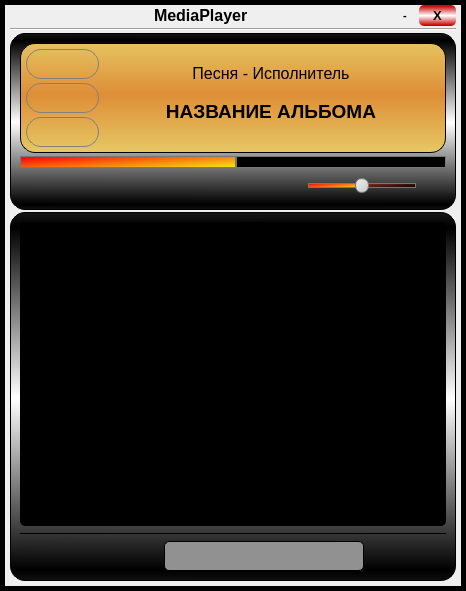
<?xml version="1.0" encoding="UTF-8"?>
<ui version="4.0">
 <class>MainWindow</class>
 <widget class="QMainWindow" name="MainWindow">
  <property name="geometry">
   <rect>
    <x>0</x>
    <y>0</y>
    <width>466</width>
    <height>591</height>
   </rect>
  </property>
  <property name="windowTitle">
   <string>MainWindow</string>
  </property>
  <property name="styleSheet">
   <string notr="true">QScrollBar:vertical { 
                   background: black; 
                    border-radius: 4px; 
                    margin: 0px;}
QScrollBar::handle:vertical { 
                    background-color: rgb(222, 142, 55); 
                    border-radius: 4px; 
                    min-height: 20px; 
                    margin: 0px 2px 0px 2px;}
QScrollBar::add-line:vertical { 
                    background: black; 
                    height: 0px; 
                    border-radius: 4px; 
                    subcontrol-position: right; 
                    subcontrol-origin: margin;}
QScrollBar::sub-line:vertical { 
                    background: black;
                    height: 0px; 
                    border-radius: 4px; 
                    subcontrol-position: left; 
                    subcontrol-origin: margin;}
QScrollBar::add-page:vertical { 
                    background: black; 
                    height: 0px; 
                    border-radius: 4px; 
                    subcontrol-position: left; 
                    subcontrol-origin: margin;}
QScrollBar::sub-page:vertical { 
                    background: black; 
                    height: 0px; 
                    border-radius: 4px; 
                    subcontrol-position: left; 
                    subcontrol-origin: margin;}</string>
  </property>
  <widget class="QWidget" name="centralwidget">
   <layout class="QGridLayout" name="gridLayout">
    <property name="leftMargin">
     <number>0</number>
    </property>
    <property name="topMargin">
     <number>0</number>
    </property>
    <property name="rightMargin">
     <number>0</number>
    </property>
    <property name="bottomMargin">
     <number>0</number>
    </property>
    <property name="spacing">
     <number>0</number>
    </property>
    <item row="0" column="0">
     <widget class="QFrame" name="frame">
      <property name="styleSheet">
       <string notr="true"/>
      </property>
      <property name="frameShape">
       <enum>QFrame::Box</enum>
      </property>
      <property name="frameShadow">
       <enum>QFrame::Plain</enum>
      </property>
      <property name="lineWidth">
       <number>5</number>
      </property>
      <layout class="QGridLayout" name="gridLayout_2">
       <property name="leftMargin">
        <number>5</number>
       </property>
       <property name="topMargin">
        <number>0</number>
       </property>
       <property name="rightMargin">
        <number>5</number>
       </property>
       <property name="bottomMargin">
        <number>5</number>
       </property>
       <property name="spacing">
        <number>0</number>
       </property>
       <item row="0" column="0">
        <layout class="QVBoxLayout" name="verticalLayout_4">
         <property name="spacing">
          <number>2</number>
         </property>
         <item>
          <layout class="QHBoxLayout" name="horizontalLayout_6">
           <property name="spacing">
            <number>0</number>
           </property>
           <property name="sizeConstraint">
            <enum>QLayout::SetMinimumSize</enum>
           </property>
           <item>
            <spacer name="horizontalSpacer_15">
             <property name="orientation">
              <enum>Qt::Horizontal</enum>
             </property>
             <property name="sizeType">
              <enum>QSizePolicy::Expanding</enum>
             </property>
             <property name="sizeHint" stdset="0">
              <size>
               <width>10</width>
               <height>20</height>
              </size>
             </property>
            </spacer>
           </item>
           <item>
            <widget class="QLabel" name="label">
             <property name="sizePolicy">
              <sizepolicy hsizetype="Fixed" vsizetype="Fixed">
               <horstretch>0</horstretch>
               <verstretch>0</verstretch>
              </sizepolicy>
             </property>
             <property name="font">
              <font>
               <pointsize>12</pointsize>
               <weight>75</weight>
               <bold>true</bold>
              </font>
             </property>
             <property name="styleSheet">
              <string notr="true"/>
             </property>
             <property name="frameShape">
              <enum>QFrame::NoFrame</enum>
             </property>
             <property name="lineWidth">
              <number>0</number>
             </property>
             <property name="midLineWidth">
              <number>0</number>
             </property>
             <property name="text">
              <string>MediaPlayer</string>
             </property>
             <property name="alignment">
              <set>Qt::AlignBottom|Qt::AlignLeading|Qt::AlignLeft</set>
             </property>
            </widget>
           </item>
           <item>
            <spacer name="horizontalSpacer_3">
             <property name="orientation">
              <enum>Qt::Horizontal</enum>
             </property>
             <property name="sizeHint" stdset="0">
              <size>
               <width>40</width>
               <height>20</height>
              </size>
             </property>
            </spacer>
           </item>
           <item>
            <widget class="QPushButton" name="pushButton_2">
             <property name="sizePolicy">
              <sizepolicy hsizetype="Fixed" vsizetype="Fixed">
               <horstretch>0</horstretch>
               <verstretch>0</verstretch>
              </sizepolicy>
             </property>
             <property name="font">
              <font>
               <pointsize>8</pointsize>
               <weight>75</weight>
               <bold>true</bold>
              </font>
             </property>
             <property name="styleSheet">
              <string notr="true">QPushButton{
	border-radius: 5px;
	padding: 3px;
	background-color: none;
}

QPushButton:hover{
	border-radius: 5px;
	border: 1px solid gray;
}

QPushButton:pressed{
	border-radius: 5px;
	border: 1px solid black;
}</string>
             </property>
             <property name="text">
              <string>   -   </string>
             </property>
            </widget>
           </item>
           <item>
            <widget class="QPushButton" name="pushButton">
             <property name="sizePolicy">
              <sizepolicy hsizetype="Fixed" vsizetype="Fixed">
               <horstretch>0</horstretch>
               <verstretch>0</verstretch>
              </sizepolicy>
             </property>
             <property name="font">
              <font>
               <pointsize>10</pointsize>
               <weight>75</weight>
               <bold>true</bold>
              </font>
             </property>
             <property name="styleSheet">
              <string notr="true">QPushButton{
	border-radius: 5px;
	padding: 3px;
	background-color: qlineargradient(spread:reflect, x1:0.528, y1:0.971591, x2:0.528955, y2:0.506, stop:0 rgba(200, 0, 0, 255), stop:1 rgba(255, 255, 255, 255));
}

QPushButton:hover{
	border-radius: 5px;
	border: 1px solid gray;
}

QPushButton:pressed{
	border-radius: 5px;
	border: 1px solid black;
}</string>
             </property>
             <property name="text">
              <string>   X   </string>
             </property>
            </widget>
           </item>
          </layout>
         </item>
         <item>
          <widget class="Line" name="line">
           <property name="frameShadow">
            <enum>QFrame::Sunken</enum>
           </property>
           <property name="lineWidth">
            <number>1</number>
           </property>
           <property name="orientation">
            <enum>Qt::Horizontal</enum>
           </property>
          </widget>
         </item>
         <item>
          <widget class="QFrame" name="framePlayer">
           <property name="sizePolicy">
            <sizepolicy hsizetype="Preferred" vsizetype="Preferred">
             <horstretch>0</horstretch>
             <verstretch>0</verstretch>
            </sizepolicy>
           </property>
           <property name="styleSheet">
            <string notr="true">QFrame{
background-color: qlineargradient(spread:reflect, x1:0.528, y1:0.971591, x2:0.528955, y2:0.506, stop:0 rgba(0, 0, 0, 255), stop:1 rgba(255, 255, 255, 255));
border-radius: 15px;
border: 1px solid black;
}
</string>
           </property>
           <property name="frameShape">
            <enum>QFrame::StyledPanel</enum>
           </property>
           <property name="frameShadow">
            <enum>QFrame::Raised</enum>
           </property>
           <layout class="QVBoxLayout" name="verticalLayout_3">
            <property name="spacing">
             <number>2</number>
            </property>
            <property name="leftMargin">
             <number>9</number>
            </property>
            <property name="topMargin">
             <number>9</number>
            </property>
            <item>
             <widget class="QFrame" name="frameTitle">
              <property name="styleSheet">
               <string notr="true">QFrame{
background-color: qlineargradient(spread:reflect, x1:0.54, y1:0.471591, x2:0.54, y2:1, stop:0 rgba(222, 142, 55, 255), stop:1 rgba(230, 200, 100, 255));
border-radius: 15px;
border: 1px solid black;
}
</string>
              </property>
              <property name="frameShape">
               <enum>QFrame::StyledPanel</enum>
              </property>
              <property name="frameShadow">
               <enum>QFrame::Raised</enum>
              </property>
              <layout class="QHBoxLayout" name="horizontalLayout_3">
               <property name="spacing">
                <number>3</number>
               </property>
               <property name="leftMargin">
                <number>5</number>
               </property>
               <property name="topMargin">
                <number>5</number>
               </property>
               <property name="rightMargin">
                <number>5</number>
               </property>
               <property name="bottomMargin">
                <number>5</number>
               </property>
               <item>
                <layout class="QHBoxLayout" name="horizontalLayout_2" stretch="0,1">
                 <property name="sizeConstraint">
                  <enum>QLayout::SetFixedSize</enum>
                 </property>
                 <item>
                  <layout class="QVBoxLayout" name="verticalLayout">
                   <property name="spacing">
                    <number>4</number>
                   </property>
                   <property name="sizeConstraint">
                    <enum>QLayout::SetFixedSize</enum>
                   </property>
                   <item>
                    <widget class="QPushButton" name="bRadioState">
                     <property name="minimumSize">
                      <size>
                       <width>73</width>
                       <height>30</height>
                      </size>
                     </property>
                     <property name="maximumSize">
                      <size>
                       <width>73</width>
                       <height>16777215</height>
                      </size>
                     </property>
                     <property name="styleSheet">
                      <string notr="true">QPushButton{
	border-radius: 15px;
	border: 1px solid gray;	
	image: url(:/img/Images/radio_notactive.png);
}
QPushButton:hover{
	border-radius: 15px;
	border: 1px solid black;
	image: url(:/img/Images/radio_notactive.png);
}
QPushButton:checked{
	border-radius: 15px;
	border: 1px solid gray;
	image: url(:/img/Images/radio_active.png);
}</string>
                     </property>
                     <property name="text">
                      <string/>
                     </property>
                     <property name="checkable">
                      <bool>true</bool>
                     </property>
                     <property name="checked">
                      <bool>true</bool>
                     </property>
                     <attribute name="buttonGroup">
                      <string notr="true">buttonGroup</string>
                     </attribute>
                    </widget>
                   </item>
                   <item>
                    <widget class="QPushButton" name="bAudioState">
                     <property name="minimumSize">
                      <size>
                       <width>73</width>
                       <height>30</height>
                      </size>
                     </property>
                     <property name="maximumSize">
                      <size>
                       <width>73</width>
                       <height>16777215</height>
                      </size>
                     </property>
                     <property name="styleSheet">
                      <string notr="true">QPushButton{
	border-radius: 15px;
	border: 1px solid gray;	
	image: url(:/img/Images/audio_notactive.png);
}
QPushButton:hover{
	border-radius: 15px;
	border: 1px solid black;
	image: url(:/img/Images/audio_notactive.png);
}
QPushButton:checked{
	border-radius: 15px;
	border: 1px solid gray;
	image: url(:/img/Images/audio_active.png);
}</string>
                     </property>
                     <property name="text">
                      <string/>
                     </property>
                     <property name="checkable">
                      <bool>true</bool>
                     </property>
                     <attribute name="buttonGroup">
                      <string notr="true">buttonGroup</string>
                     </attribute>
                    </widget>
                   </item>
                   <item>
                    <widget class="QPushButton" name="bVideoState">
                     <property name="minimumSize">
                      <size>
                       <width>73</width>
                       <height>30</height>
                      </size>
                     </property>
                     <property name="maximumSize">
                      <size>
                       <width>73</width>
                       <height>16777215</height>
                      </size>
                     </property>
                     <property name="styleSheet">
                      <string notr="true">QPushButton{
	border-radius: 15px;
	border: 1px solid gray;	
	image: url(:/img/Images/video_notactive.png);
}
QPushButton:hover{
	border-radius: 15px;
	border: 1px solid black;
	image: url(:/img/Images/video_notactive.png);
}
QPushButton:checked{
	border-radius: 15px;
	border: 1px solid gray;
	image: url(:/img/Images/video_active.png);
}</string>
                     </property>
                     <property name="text">
                      <string/>
                     </property>
                     <property name="checkable">
                      <bool>true</bool>
                     </property>
                     <attribute name="buttonGroup">
                      <string notr="true">buttonGroup</string>
                     </attribute>
                    </widget>
                   </item>
                  </layout>
                 </item>
                 <item>
                  <layout class="QVBoxLayout" name="verticalLayout_2">
                   <property name="sizeConstraint">
                    <enum>QLayout::SetMinimumSize</enum>
                   </property>
                   <item>
                    <widget class="QLabel" name="lArtist">
                     <property name="font">
                      <font>
                       <pointsize>12</pointsize>
                      </font>
                     </property>
                     <property name="styleSheet">
                      <string notr="true">border: 0px;
background-color: none;</string>
                     </property>
                     <property name="text">
                      <string>Песня - Исполнитель</string>
                     </property>
                     <property name="alignment">
                      <set>Qt::AlignCenter</set>
                     </property>
                    </widget>
                   </item>
                   <item>
                    <widget class="QLabel" name="lTitle">
                     <property name="font">
                      <font>
                       <pointsize>14</pointsize>
                       <weight>75</weight>
                       <bold>true</bold>
                      </font>
                     </property>
                     <property name="styleSheet">
                      <string notr="true">border: 0px;
background-color: none;</string>
                     </property>
                     <property name="text">
                      <string>НАЗВАНИЕ АЛЬБОМА</string>
                     </property>
                     <property name="alignment">
                      <set>Qt::AlignHCenter|Qt::AlignTop</set>
                     </property>
                    </widget>
                   </item>
                  </layout>
                 </item>
                </layout>
               </item>
              </layout>
             </widget>
            </item>
            <item>
             <widget class="QSlider" name="hsMusicSlider">
              <property name="styleSheet">
               <string notr="true">QSlider {
border: 0px;
background: none;
}

QSlider::groove:horizontal {
border: 1px solid #bbb;
background: white;
height: 10px;
/*border-radius: 4px;*/
}

QSlider::sub-page:horizontal {
background: qlineargradient(x1: 0, y1: 0,    x2: 0, y2: 1,  stop: 0 #66e, stop: 1 #FC0B0B);
background: qlineargradient(x1: 0, y1: 0.2, x2: 1, y2: 1,  stop: 0 #FC0B0B, stop: 1 #F5ED14);
border: 1px solid #777;
height: 14px;
/*border-radius: 4px;*/
}

QSlider::add-page:horizontal {
background: black;
/*background: qlineargradient(x1: 0, y1: 0,    x2: 0, y2: 1,  stop: 0 #000, stop: 1 #FC0B0B);
background: qlineargradient(x1: 0, y1: 0.2, x2: 1, y2: 1,  stop: 0 #892919, stop: 1 #000);*/
border: 1px solid #777;
height: 14px;
/*border-radius: 4px;*/
}


QSlider::handle:horizontal {
/*background: qlineargradient(x1:0, y1:0, x2:1, y2:1, stop:0 #eee, stop:1 #ccc);
border: 1px solid #777;
*/
background: none;
width: 12px;
margin-top: -6px;
margin-bottom: -6px;
border-radius: 7px;
}

QSlider::handle:horizontal:hover {
background: qlineargradient(x1:0, y1:0, x2:1, y2:1, stop:0 #fff, stop:1 #ddd);
border: 1px solid #444;
border-radius: 7px;
}



QSlider::sub-page:horizontal:disabled {
background: #bbb;
border-color: #999;
}

QSlider::add-page:horizontal:disabled {
background: #eee;
border-color: #999;
}

QSlider::handle:horizontal:disabled {
background: #eee;
border: 1px solid #aaa;
border-radius: 4px;
}</string>
              </property>
              <property name="value">
               <number>50</number>
              </property>
              <property name="orientation">
               <enum>Qt::Horizontal</enum>
              </property>
             </widget>
            </item>
            <item>
             <layout class="QHBoxLayout" name="horizontalLayout">
              <item>
               <widget class="QPushButton" name="pbPrevious">
                <property name="minimumSize">
                 <size>
                  <width>28</width>
                  <height>28</height>
                 </size>
                </property>
                <property name="maximumSize">
                 <size>
                  <width>28</width>
                  <height>28</height>
                 </size>
                </property>
                <property name="styleSheet">
                 <string notr="true">QPushButton{
	border-radius: 5px;
	image: url(:/img/Images/skip-previous.png);
	background-color: none;
}

QPushButton:hover{
	border-radius: 5px;
	border: 1px solid gray;
	image: url(:/img/Images/skip-previous.png);
}

QPushButton:pressed{
	border-radius: 5px;
	image: url(:/img/Images/skip-previous-orange.png);
}</string>
                </property>
                <property name="text">
                 <string/>
                </property>
                <property name="checkable">
                 <bool>false</bool>
                </property>
                <attribute name="buttonGroup">
                 <string notr="true">buttonGroup_2</string>
                </attribute>
               </widget>
              </item>
              <item>
               <widget class="QPushButton" name="pbInBegin">
                <property name="minimumSize">
                 <size>
                  <width>28</width>
                  <height>28</height>
                 </size>
                </property>
                <property name="maximumSize">
                 <size>
                  <width>28</width>
                  <height>28</height>
                 </size>
                </property>
                <property name="styleSheet">
                 <string notr="true">QPushButton{
	border-radius: 5px;
	image: url(:/img/Images/stop.png);
	background-color: none;
}

QPushButton:hover{
	border-radius: 5px;
	border: 1px solid gray;
	image: url(:/img/Images/stop.png);
}

QPushButton:checked{
	border-radius: 5px;
	image: url(:/img/Images/stop-orange.png);
}</string>
                </property>
                <property name="text">
                 <string/>
                </property>
                <property name="checkable">
                 <bool>true</bool>
                </property>
                <property name="checked">
                 <bool>true</bool>
                </property>
                <attribute name="buttonGroup">
                 <string notr="true">buttonGroup_2</string>
                </attribute>
               </widget>
              </item>
              <item>
               <widget class="QPushButton" name="pbPlay">
                <property name="minimumSize">
                 <size>
                  <width>28</width>
                  <height>28</height>
                 </size>
                </property>
                <property name="maximumSize">
                 <size>
                  <width>28</width>
                  <height>28</height>
                 </size>
                </property>
                <property name="styleSheet">
                 <string notr="true">QPushButton{
	border-radius: 5px;
	image: url(:/img/Images/play.png);
	background-color: none;
}

QPushButton:hover{
	border-radius: 5px;
	border: 1px solid gray;
	image: url(:/img/Images/play.png);
}

QPushButton:checked{
	border-radius: 5px;
	image: url(:/img/Images/play-orange.png);
}</string>
                </property>
                <property name="text">
                 <string/>
                </property>
                <property name="checkable">
                 <bool>true</bool>
                </property>
                <property name="checked">
                 <bool>false</bool>
                </property>
                <property name="flat">
                 <bool>false</bool>
                </property>
                <attribute name="buttonGroup">
                 <string notr="true">buttonGroup_2</string>
                </attribute>
               </widget>
              </item>
              <item>
               <widget class="QPushButton" name="pbStop">
                <property name="minimumSize">
                 <size>
                  <width>28</width>
                  <height>28</height>
                 </size>
                </property>
                <property name="maximumSize">
                 <size>
                  <width>28</width>
                  <height>28</height>
                 </size>
                </property>
                <property name="styleSheet">
                 <string notr="true">QPushButton{
	border-radius: 5px;
	image: url(:/img/Images/pause.png);
	background-color: none;
}

QPushButton:hover{
	border-radius: 5px;
	border: 1px solid gray;
	image: url(:/img/Images/pause.png);
}

QPushButton:checked{
	border-radius: 5px;
	image: url(:/img/Images/pause-orange.png);
}</string>
                </property>
                <property name="text">
                 <string/>
                </property>
                <property name="checkable">
                 <bool>true</bool>
                </property>
                <attribute name="buttonGroup">
                 <string notr="true">buttonGroup_2</string>
                </attribute>
               </widget>
              </item>
              <item>
               <widget class="QPushButton" name="pbNext">
                <property name="minimumSize">
                 <size>
                  <width>28</width>
                  <height>28</height>
                 </size>
                </property>
                <property name="maximumSize">
                 <size>
                  <width>28</width>
                  <height>28</height>
                 </size>
                </property>
                <property name="styleSheet">
                 <string notr="true">QPushButton{
	border-radius: 5px;
	image: url(:/img/Images/skip-next.png);
	background-color: none;
}

QPushButton:hover{
	border-radius: 5px;
	border: 1px solid gray;
	image: url(:/img/Images/skip-next.png);
}

QPushButton:pressed{
	border-radius: 5px;
	image: url(:/img/Images/skip-next-orange.png);
}</string>
                </property>
                <property name="text">
                 <string/>
                </property>
                <property name="checkable">
                 <bool>false</bool>
                </property>
                <attribute name="buttonGroup">
                 <string notr="true">buttonGroup_2</string>
                </attribute>
               </widget>
              </item>
              <item>
               <spacer name="horizontalSpacer">
                <property name="orientation">
                 <enum>Qt::Horizontal</enum>
                </property>
                <property name="sizeType">
                 <enum>QSizePolicy::Expanding</enum>
                </property>
                <property name="sizeHint" stdset="0">
                 <size>
                  <width>60</width>
                  <height>20</height>
                 </size>
                </property>
               </spacer>
              </item>
              <item>
               <widget class="QPushButton" name="pbVolume">
                <property name="minimumSize">
                 <size>
                  <width>28</width>
                  <height>28</height>
                 </size>
                </property>
                <property name="maximumSize">
                 <size>
                  <width>28</width>
                  <height>28</height>
                 </size>
                </property>
                <property name="cursor">
                 <cursorShape>ArrowCursor</cursorShape>
                </property>
                <property name="styleSheet">
                 <string notr="true">QPushButton{
	border-radius: 5px;
	image: url(:/img/Images/volume.png);
	background-color: none;
}

QPushButton:hover{
	border-radius: 5px;
	border: 1px solid gray;
	image: url(:/img/Images/volume.png);
}

QPushButton:checked{
	border-radius: 5px;
	image: url(:/img/Images/volume-orange.png);
}</string>
                </property>
                <property name="text">
                 <string/>
                </property>
                <property name="checkable">
                 <bool>true</bool>
                </property>
                <property name="checked">
                 <bool>true</bool>
                </property>
               </widget>
              </item>
              <item>
               <widget class="QSlider" name="hsVolumeSlider">
                <property name="styleSheet">
                 <string notr="true">QSlider {
border: 0px;
background: none;
}

QSlider::groove:horizontal {
border: 1px solid #bbb;
background: white;
height: 3px;
border-radius: 4px;
}

QSlider::sub-page:horizontal {
background: qlineargradient(x1: 0, y1: 0,    x2: 0, y2: 1,  stop: 0 #66e, stop: 1 #FC0B0B);
background: qlineargradient(x1: 0, y1: 0.2, x2: 1, y2: 1,  stop: 0 #FC0B0B, stop: 1 #F5ED14);
border: 1px solid #777;
height: 14px;
border-radius: 4px;
}

QSlider::add-page:horizontal {
background: qlineargradient(x1: 0, y1: 0,    x2: 0, y2: 1,  stop: 0 #000, stop: 1 #FC0B0B);
background: qlineargradient(x1: 0, y1: 0.2, x2: 1, y2: 1,  stop: 0 #892919, stop: 1 #000);

border: 1px solid #777;
height: 14px;
border-radius: 4px;
}


QSlider::handle:horizontal {
background: qlineargradient(x1:0, y1:0, x2:1, y2:1, stop:0 #eee, stop:1 #ccc);
border: 1px solid #777;
width: 12px;
margin-top: -6px;
margin-bottom: -6px;
border-radius: 7px;
}

QSlider::handle:horizontal:hover {
background: qlineargradient(x1:0, y1:0, x2:1, y2:1,
    stop:0 #fff, stop:1 #ddd);
border: 1px solid #444;
border-radius: 7px;
}



QSlider::sub-page:horizontal:disabled {
background: #bbb;
border-color: #999;
}

QSlider::add-page:horizontal:disabled {
background: #eee;
border-color: #999;
}

QSlider::handle:horizontal:disabled {
background: #eee;
border: 1px solid #aaa;
border-radius: 4px;
}</string>
                </property>
                <property name="value">
                 <number>50</number>
                </property>
                <property name="orientation">
                 <enum>Qt::Horizontal</enum>
                </property>
               </widget>
              </item>
              <item>
               <widget class="QPushButton" name="pbOpenWindow">
                <property name="minimumSize">
                 <size>
                  <width>28</width>
                  <height>28</height>
                 </size>
                </property>
                <property name="maximumSize">
                 <size>
                  <width>28</width>
                  <height>28</height>
                 </size>
                </property>
                <property name="styleSheet">
                 <string notr="true">QPushButton{
	border-radius: 5px;
	image: url(:/img/Images/bup.png);
	background-color: none;
}

QPushButton:hover{
	border-radius: 5px;
	border: 1px solid gray;
	image: url(:/img/Images/bup.png);
}

QPushButton:checked{
	border-radius: 5px;
	image: url(:/img/Images/bdown.png);
}</string>
                </property>
                <property name="text">
                 <string/>
                </property>
                <property name="checkable">
                 <bool>true</bool>
                </property>
                <property name="checked">
                 <bool>false</bool>
                </property>
               </widget>
              </item>
             </layout>
            </item>
           </layout>
          </widget>
         </item>
         <item>
          <widget class="QFrame" name="framePlaylist">
           <property name="sizePolicy">
            <sizepolicy hsizetype="Preferred" vsizetype="Preferred">
             <horstretch>0</horstretch>
             <verstretch>0</verstretch>
            </sizepolicy>
           </property>
           <property name="styleSheet">
            <string notr="true">QFrame#framePlaylist{
background-color: qlineargradient(spread:reflect, x1:0.528, y1:0.971591, x2:0.528955, y2:0.506, stop:0 rgba(0, 0, 0, 255), stop:1 rgba(255, 255, 255, 255));
border-radius: 15px;
border: 1px solid black;
}</string>
           </property>
           <property name="frameShape">
            <enum>QFrame::StyledPanel</enum>
           </property>
           <property name="frameShadow">
            <enum>QFrame::Raised</enum>
           </property>
           <layout class="QVBoxLayout" name="verticalLayout_5">
            <item>
             <widget class="QTableView" name="tvPlaylist">
              <property name="mouseTracking">
               <bool>false</bool>
              </property>
              <property name="autoFillBackground">
               <bool>false</bool>
              </property>
              <property name="styleSheet">
               <string notr="true">QTableView {
     background-color: rgb(0, 0, 0);
     border-radius: 5px;}
QTableView::item:selected:active {
     background: rgb(191, 255, 191);
     border: 0px solid transparent;
      selection-color: rgb(222, 142, 55);}
QTableView::item:selected:!active {
     background: rgb(191, 255, 191);
     border: 0px solid transparent;
     selection-color: rgb(222, 142, 55);}</string>
              </property>
              <property name="frameShape">
               <enum>QFrame::NoFrame</enum>
              </property>
              <property name="verticalScrollBarPolicy">
               <enum>Qt::ScrollBarAsNeeded</enum>
              </property>
              <attribute name="horizontalHeaderVisible">
               <bool>false</bool>
              </attribute>
              <attribute name="verticalHeaderVisible">
               <bool>false</bool>
              </attribute>
             </widget>
            </item>
            <item>
             <widget class="Line" name="line_2">
              <property name="styleSheet">
               <string notr="true">background-color: none;</string>
              </property>
              <property name="frameShadow">
               <enum>QFrame::Plain</enum>
              </property>
              <property name="orientation">
               <enum>Qt::Horizontal</enum>
              </property>
             </widget>
            </item>
            <item>
             <layout class="QHBoxLayout" name="horizontalLayout_4">
              <item>
               <widget class="QPushButton" name="pbAddMusic">
                <property name="minimumSize">
                 <size>
                  <width>30</width>
                  <height>30</height>
                 </size>
                </property>
                <property name="maximumSize">
                 <size>
                  <width>30</width>
                  <height>30</height>
                 </size>
                </property>
                <property name="autoFillBackground">
                 <bool>false</bool>
                </property>
                <property name="styleSheet">
                 <string notr="true">QPushButton{
	border-radius: 5px;
	image: url(:/img/Images/plus-orange.png);
	background-color: none;

}

QPushButton:hover{
	border-radius: 5px;
	border: 1px solid gray;
	image: url(:/img/Images/plus-orange.png);
}

QPushButton:pressed{
	border-radius: 5px;
	border: 1px solid black;
	image: url(:/img/Images/plus.png)
}

</string>
                </property>
                <property name="text">
                 <string/>
                </property>
               </widget>
              </item>
              <item>
               <widget class="QPushButton" name="pbDelMusic">
                <property name="minimumSize">
                 <size>
                  <width>30</width>
                  <height>30</height>
                 </size>
                </property>
                <property name="maximumSize">
                 <size>
                  <width>30</width>
                  <height>30</height>
                 </size>
                </property>
                <property name="styleSheet">
                 <string notr="true">QPushButton{
	border-radius: 5px;
	image: url(:/img/Images/minus-orange.png);
	background-color: none;
}

QPushButton:hover{
	border-radius: 5px;
	border: 1px solid gray;
	image: url(:/img/Images/minus-orange.png);
}

QPushButton:pressed{
	border-radius: 5px;
	border: 1px solid black;
	image: url(:/img/Images/minus.png)
}</string>
                </property>
                <property name="text">
                 <string/>
                </property>
               </widget>
              </item>
              <item>
               <widget class="QPushButton" name="pbPlaylists">
                <property name="minimumSize">
                 <size>
                  <width>30</width>
                  <height>30</height>
                 </size>
                </property>
                <property name="maximumSize">
                 <size>
                  <width>30</width>
                  <height>30</height>
                 </size>
                </property>
                <property name="contextMenuPolicy">
                 <enum>Qt::DefaultContextMenu</enum>
                </property>
                <property name="styleSheet">
                 <string notr="true">QPushButton{
	border-radius: 5px;
	image: url(:/img/Images/playlist-orange.png);
	background-color: none;
}

QPushButton:hover{
	border-radius: 5px;
	border: 1px solid gray;
	image: url(:/img/Images/playlist-orange.png);
}

QPushButton:pressed{
	border-radius: 5px;
	border: 1px solid black;
	image: url(:/img/Images/playlist.png)
}

</string>
                </property>
                <property name="text">
                 <string/>
                </property>
               </widget>
              </item>
              <item>
               <widget class="QPushButton" name="pbSort">
                <property name="minimumSize">
                 <size>
                  <width>30</width>
                  <height>30</height>
                 </size>
                </property>
                <property name="maximumSize">
                 <size>
                  <width>30</width>
                  <height>30</height>
                 </size>
                </property>
                <property name="styleSheet">
                 <string notr="true">QPushButton{
	border-radius: 5px;
	image: url(:/img/Images/sort-orange.png);
	padding: 3px;
	background-color: none;
}

QPushButton:hover{
	border-radius: 5px;
	border: 1px solid gray;
	image: url(:/img/Images/sort-orange.png);
}

QPushButton:pressed{
	border-radius: 5px;
	border: 1px solid black;
	image: url(:/img/Images/sort.png)
}</string>
                </property>
                <property name="text">
                 <string/>
                </property>
               </widget>
              </item>
              <item>
               <widget class="QLineEdit" name="leFind">
                <property name="minimumSize">
                 <size>
                  <width>200</width>
                  <height>30</height>
                 </size>
                </property>
                <property name="styleSheet">
                 <string notr="true">background-color: rgb(145, 145, 145);
border: 1px solid black;
border-radius:5px;</string>
                </property>
                <property name="placeholderText">
                 <string comment="Поиск" extracomment="Поиск"/>
                </property>
               </widget>
              </item>
              <item>
               <widget class="QPushButton" name="pbFind">
                <property name="minimumSize">
                 <size>
                  <width>30</width>
                  <height>30</height>
                 </size>
                </property>
                <property name="maximumSize">
                 <size>
                  <width>30</width>
                  <height>30</height>
                 </size>
                </property>
                <property name="styleSheet">
                 <string notr="true">QPushButton{
	border-radius: 5px;
	image: url(:/img/Images/search-orange.png);
	padding: 3px;
	background-color: none;
}

QPushButton:hover{
	border-radius: 5px;
	border: 1px solid gray;

	image: url(:/img/Images/search-orange.png);
}

QPushButton:pressed{
	border-radius: 5px;
	border: 1px solid black;
	image: url(:/img/Images/search.png)
}</string>
                </property>
                <property name="text">
                 <string/>
                </property>
               </widget>
              </item>
              <item>
               <spacer name="horizontalSpacer_2">
                <property name="orientation">
                 <enum>Qt::Horizontal</enum>
                </property>
                <property name="sizeHint" stdset="0">
                 <size>
                  <width>40</width>
                  <height>20</height>
                 </size>
                </property>
               </spacer>
              </item>
              <item>
               <widget class="QPushButton" name="pbSettings">
                <property name="minimumSize">
                 <size>
                  <width>30</width>
                  <height>30</height>
                 </size>
                </property>
                <property name="maximumSize">
                 <size>
                  <width>30</width>
                  <height>30</height>
                 </size>
                </property>
                <property name="styleSheet">
                 <string notr="true">QPushButton{
	border-radius: 5px;
	image: url(:/img/Images/setup-orange.png);
	padding: 3px;
	background-color: none;
}

QPushButton:hover{
	border-radius: 5px;
	border: 1px solid gray;
	image: url(:/img/Images/setup-orange.png);
}

QPushButton:pressed{
	border-radius: 5px;
	border: 1px solid black;
	image: url(:/img/Images/setup.png);
}</string>
                </property>
                <property name="text">
                 <string/>
                </property>
               </widget>
              </item>
             </layout>
            </item>
           </layout>
          </widget>
         </item>
        </layout>
       </item>
      </layout>
     </widget>
    </item>
   </layout>
  </widget>
 </widget>
 <tabstops>
  <tabstop>pbInBegin</tabstop>
  <tabstop>bRadioState</tabstop>
  <tabstop>bAudioState</tabstop>
  <tabstop>hsVolumeSlider</tabstop>
  <tabstop>pbVolume</tabstop>
  <tabstop>pbPlay</tabstop>
  <tabstop>pbStop</tabstop>
  <tabstop>pbNext</tabstop>
  <tabstop>bVideoState</tabstop>
  <tabstop>hsMusicSlider</tabstop>
  <tabstop>pbPrevious</tabstop>
  <tabstop>pushButton_2</tabstop>
  <tabstop>pbOpenWindow</tabstop>
  <tabstop>tvPlaylist</tabstop>
  <tabstop>pbAddMusic</tabstop>
  <tabstop>pbDelMusic</tabstop>
  <tabstop>pbPlaylists</tabstop>
  <tabstop>pbSort</tabstop>
  <tabstop>leFind</tabstop>
  <tabstop>pbFind</tabstop>
  <tabstop>pbSettings</tabstop>
  <tabstop>pushButton</tabstop>
 </tabstops>
 <resources/>
 <connections/>
 <buttongroups>
  <buttongroup name="buttonGroup_2"/>
  <buttongroup name="buttonGroup"/>
 </buttongroups>
</ui>
